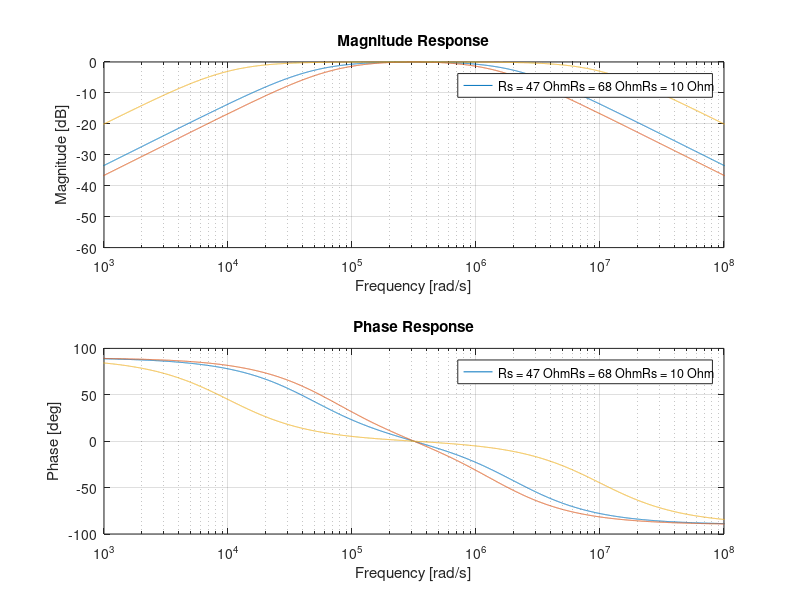

This figure's MATLAB source:
% Define the component values
L = 1e-3; % 1 mH
C = 1e-8; % 0.01 uF
R_values = [47, 68,10]; % Test values for Rs

R = inf; %R is infinite

% Define the frequency range for the analysis
f_start = 1e2; % Start frequency: 100 Hz
f_end = 1e8;   % End frequency: 100 MHz
num_points = 10000; % Number of points
frequencies = logspace(log10(f_start), log10(f_end), num_points); % Logarithmic spacing
omega = 2 * pi * frequencies; % Convert frequency to radians/second

% Initialize figure
figure;

% Loop through each Rs value
for i = 1:length(R_values)
    Rs = R_values(i);

    % Calculate the transfer function H(s) for the current Rs
    s = 1j * omega; % Laplace variable
    H = (s*L) ./ (L*C*Rs.*s.^2 + (L + (L*Rs)/R).*s + Rs); % Corrected Transfer Function.

    % Calculate the magnitude and phase of the transfer function
    magnitude_dB = 20 * log10(abs(H));
    phase_deg = rad2deg(angle(H));

    % Plot the frequency response
    subplot(2, 1, 1); % Magnitude plot
    semilogx(omega, magnitude_dB);
    hold on;
    title('Magnitude Response');
    xlabel('Frequency [rad/s]');
    ylabel('Magnitude [dB]');
    grid on;
    xlim([1e3, 1e8]); % Set x-axis limits

    subplot(2, 1, 2); % Phase plot
    semilogx(omega, phase_deg);
    hold on;
    title('Phase Response');
    xlabel('Frequency [rad/s]');
    ylabel('Phase [deg]');
    grid on;
    xlim([1e3, 1e8]); % Set x-axis limits
end

% Add legend
subplot(2, 1, 1);
legend(['Rs = ' num2str(R_values(1)) ' Ohm', ...
        'Rs = ' num2str(R_values(2)) ' Ohm', ...
        'Rs = ' num2str(R_values(3)) ' Ohm']);
hold off;

subplot(2,1,2);
legend(['Rs = ' num2str(R_values(1)) ' Ohm', ...
        'Rs = ' num2str(R_values(2)) ' Ohm', ...
        'Rs = ' num2str(R_values(3)) ' Ohm']);
hold off;
